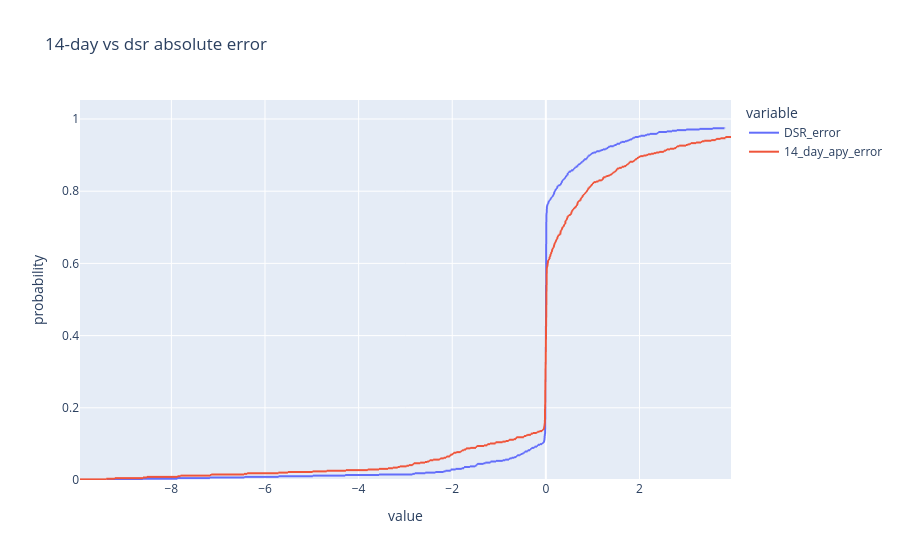

The code cell stored with this chart in its notebook:
### Code cell
px.ecdf(df[['DSR_error', '14_day_apy_error']], title='14-day method vs DSR method error')

### Figure 1 — Plotly figure (JSON) as saved in the notebook; plotly's stock layout.template omitted (floating-point values rounded to 4 significant figures; data arrays with more than 128 entries replaced by an {"elided": "..."} marker saying what was removed)
{"data": [{"hovertemplate": "variable=DSR_error<br>value=%{x}<br>probability=%{y}<extra></extra>", "legendgroup": "DSR_error", "line": {"dash": "solid", "shape": "hv"}, "marker": {"color": "#636efa", "symbol": "circle"}, "mode": "lines", "name": "DSR_error", "showlegend": true, "type": "scattergl", "x": {"elided": "583 float values"}, "xaxis": "x", "y": {"elided": "583 float values"}, "yaxis": "y"}, {"hovertemplate": "variable=14_day_apy_error<br>value=%{x}<br>probability=%{y}<extra></extra>", "legendgroup": "14_day_apy_error", "line": {"dash": "solid", "shape": "hv"}, "marker": {"color": "#EF553B", "symbol": "circle"}, "mode": "lines", "name": "14_day_apy_error", "showlegend": true, "type": "scattergl", "x": {"elided": "583 float values"}, "xaxis": "x", "y": {"elided": "583 float values"}, "yaxis": "y"}], "layout": {"legend": {"title": {"text": "variable"}, "tracegroupgap": 0}, "title": {"text": "14-day vs dsr absolute error"}, "xaxis": {"anchor": "y", "domain": [0, 1], "title": {"text": "value"}}, "yaxis": {"anchor": "x", "domain": [0, 1], "rangemode": "tozero", "title": {"text": "probability"}}}}
